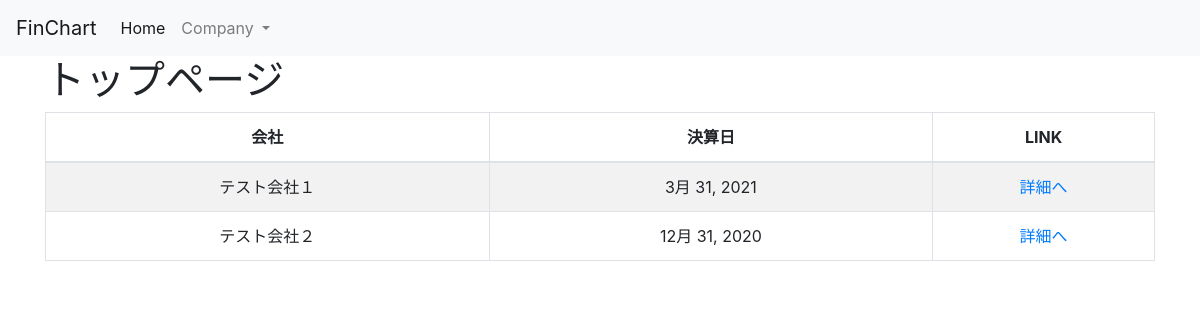
Before: / with the older database file.
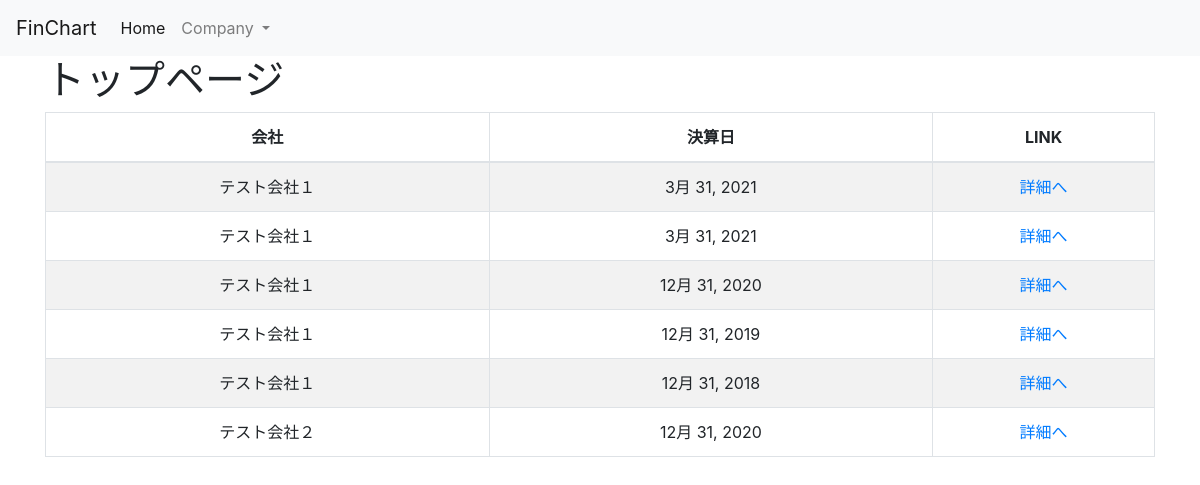
After: the same page with the newer database file.
### finchart/models.py (models this page shows, shortened)
class Fstatement(models.Model):
    company = models.ForeignKey(Company, on_delete=models.PROTECT)
    fiscal_year = models.DateField("決算日")
    bs_current_assets = models.IntegerField("流動資産（百万円）", default=0)
    bs_fixed_assets = models.IntegerField("固定資産（百万円）", default=0)
    bs_deferred_assets = models.IntegerField("繰延資産（百万円）", default=0)
    bs_current_liabilities = models.IntegerField("流動負債（百万円）", default=0)
    bs_fixed_liabilities = models.IntegerField("固定負債（百万円）", default=0)
    bs_net_assets = models.IntegerField("純資産（百万円）", default=0)
    pl_gross_sales = models.IntegerField("総売上（百万円）", default=0)
    pl_gross_profit = models.IntegerField("売上総利益（百万円）", default=0)
    pl_operating_profit = models.IntegerField("営業利益（百万円）", default=0)
    pl_ordinary_income = models.IntegerField("経常利益（百万円）", default=0)
    pl_income_before_tax = models.IntegerField("税引前当期純利益（百万円）", default=0)
    pl_net_income = models.IntegerField("当期純利益（百万円）", default=0)
    cf_operating = models.IntegerField("営業ＣＦ（百万円）", default=0)
    cf_investment = models.IntegerField("投資ＣＦ（百万円）", default=0)
    cf_finance = models.IntegerField("財務ＣＦ（百万円）", default=0)

class Company(models.Model):
    name = models.CharField("会社名", max_length=30, blank=False)
    def __str__(self):
        return str(self.name)

### finchart/views.py (the view)
# urls.py: path('', views.IndexView.as_view(), name='index'),
class IndexView(TemplateView):
    template_name = 'finchart/index.html'
    def get_context_data(self, **kwargs):
        fstatement_list = Fstatement.objects.all().order_by('company')
        params = {
            'fstatement_list': fstatement_list,
        }
        return params

### finchart/context_processors.py (called while the page is built)
def company_list(request):
    company_list = Company.objects.all()
    params = {
        'company_list': company_list,
    }
    return params

### templates/finchart/index.html (shortened to what this page needs)
{% extends 'finchart/base.html' %}
{% block content %}
    <h1>トップページ</h1>
<table id="fstatement_list" width="100%" class="table table-striped table-bordered table-hover">
    <thead>
    <tr>
        <th class="text-center" width="40%">会社</th>
        <th class="text-center" width="40%">決算日</th>
        <th class="text-center">LINK</th>
    </tr>
    </thead>
    <tbody>
    {% for item in fstatement_list %}
    <tr class="odd gradeX text-center">
        <td class="text-center">{{ item.company}}</td>
        <td class="text-center">{{ item.fiscal_year }}</td>
        <td><a href="{% url 'finchart:fstatement' item.pk %}">詳細へ</a></td>
    </tr>
    {% endfor %}
    </tbody>
</table>
{% endblock %}

### templates/finchart/base.html (shortened to what this page needs)
{% load static %}
<!doctype html>
    <html>
    <head>
        <link rel="stylesheet" href="https://stackpath.bootstrapcdn.com/bootstrap/4.3.1/css/bootstrap.min.css">
        <link rel="stylesheet" href="{% static 'css/custom.css' %}">
        <link rel="stylesheet" href="https://cdn.datatables.net/t/bs-3.3.6/jqc-1.12.0,dt-1.10.11/datatables.min.css"/>
    </head>
    <body>
        <nav class="navbar navbar-expand-lg navbar-light bg-light">
            <a class="navbar-brand" href="">FinChart</a>
            <div class="collapse navbar-collapse" id="navbarNav">
                <ul class="navbar-nav">
                    <li class="nav-item active">
                        <a class="nav-link" href="{% url 'finchart:index' %}">Home</a>
                    </li>
                    <li class="nav-item dropdown">
                        <a class="nav-link dropdown-toggle" href="#" id="navbarDropdownMenuLink" role="button" data-toggle="dropdown" aria-haspopup="true" aria-expanded="false">
                            Company
                        </a>
                    </li>
                </ul>
            </div>
        </nav>
        <main>
            <div class="container">
            {% block content %}
            {% endblock %}
            </div>
        </main>
    </body>
</html>

Changed rows visible on the page:
added Fstatement: company "テスト会社１", fiscal_year "3月 31, 2021"
added Fstatement: company "テスト会社１", fiscal_year "12月 31, 2020"
added Fstatement: company "テスト会社１", fiscal_year "12月 31, 2019"
added Fstatement: company "テスト会社１", fiscal_year "12月 31, 2018"
